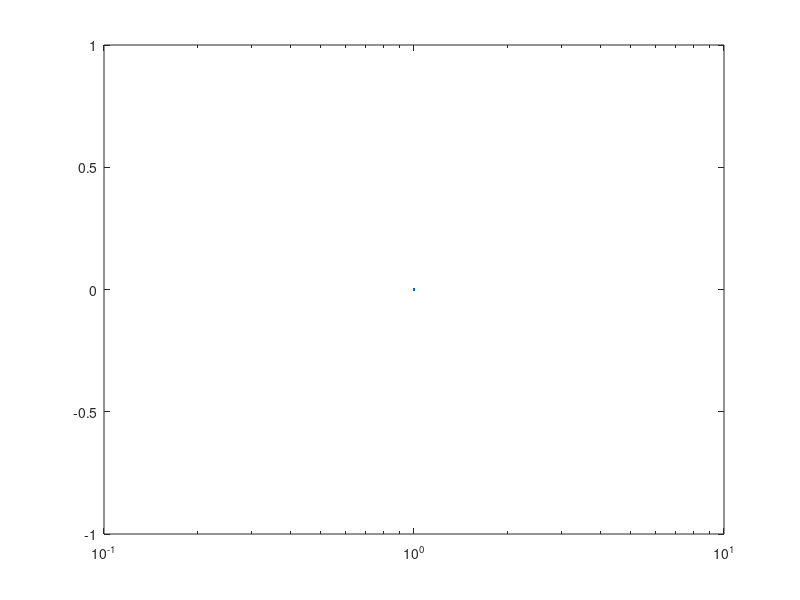

The MATLAB source for this figure: (Note: this script raises an error after producing the figure.)
%% Gasdynamics
% Script to verify as per Shapiro Vol. 1 p. 102 Fig. 4.19

expansionRatios = 10.^linspace(0,3, 1e3);
ambientPressureRatios = ...
    [0 0.001 0.002 0.003 0.005 0.010 0.020 0.030 0.050];

k = 1.2;

pa = 1.0143e5;

p0Vector = 0.7*[40*pa, 60*pa];

%machs = arrayfun(@(e) getMachFromAreaRatio(k, e, 1e2),expansionRatios);
%exitPressureRatios = arrayfun(@(M) getIsentropicPressureRatio(k , M), machs);

set(gca, 'FontName', 'Arial')
semilogx(1,0)
hold on
for pa_p0 = ambientPressureRatios
    thrustCoefficients = arrayfun(@(e) getThrustCoefficient(k, e, pa_p0),expansionRatios);
    semilogx(expansionRatios,thrustCoefficients, 'k');
end

for p0 = p0Vector
    thrustCoefficients = arrayfun(@(e) getThrustCoefficient(k, e, pa/p0),expansionRatios);
    semilogx(expansionRatios,thrustCoefficients, 'b');
    idx = find(thrustCoefficients==max(thrustCoefficients));
    semilogx(expansionRatios(idx), thrustCoefficients(idx), 'rx');
end

hold off
xlabel('Expansion Ratio')
ylabel('Thrust coefficient')
grid on
axis([1 1e3 0.3 2])